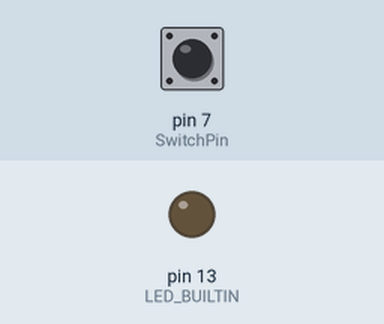
This sketch was run on a simulated Arduino Uno, built with avr-gcc and run on an emulated ATmega328P. Parts: output pins drawn as LEDs (lit = HIGH). The test bench sets the inputs (shaded band); at power-on: pin 7 (SwitchPin) HIGH. No radio packets arrive unless stated.

Above: at 1.2 s.
1.3 s: pin 7 (SwitchPin) pulled LOW for 0.15 s
At 1.37 s:
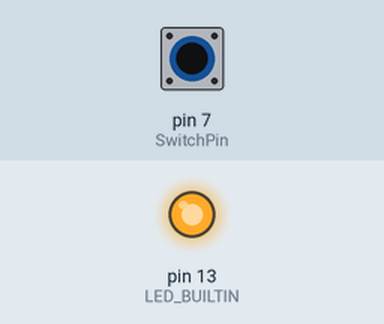
2.9 s: pin 7 (SwitchPin) pulled LOW for 3.2 s
At 7.3 s:
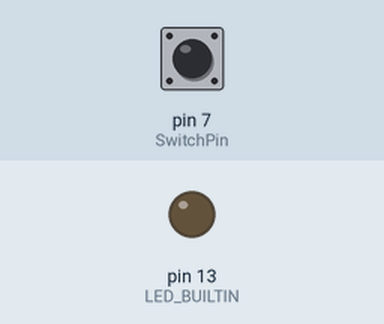
Timing chart, 0 to 8.8 s (numbered marks = the images above; inputs shaded):
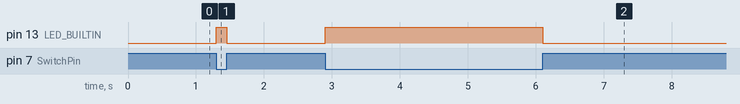

The sketch:

transmitter.ino
```cpp
/*
  Created by Yvan / https://Brainy-Bits.com

  This code is in the public domain...
  You can: copy it, use it, modify it, share it or just plain ignore it!
  Thx!

*/

/* taken from https://www.seeedstudio.com/blog/2019/11/21/nrf24l01-getting-started-arduino-guide/ */

// NRF24L01 Module Tutorial - Code for Transmitter using Arduino NANO

//Include needed Libraries at beginning
#include "nRF24L01.h" //NRF24L01 library created by TMRh20 https://github.com/TMRh20/RF24
#include "RF24.h"
#include "SPI.h"

#define SwitchPin 7 // Arcade switch is connected to Pin 8 on NANO
int SentMessage[1] = {000}; // Used to store value before being sent through the NRF24L01

RF24 radio(9, 10); // NRF24L01 used SPI pins + Pin 9 and 10 on the UNO

const uint64_t pipe = 0x0000EDB15DEE; // Needs to be the same for communicating between 2 NRF24L01

void setup(void) {

  //  Serial.begin(9600);
  pinMode(LED_BUILTIN, OUTPUT);
  pinMode(SwitchPin, INPUT_PULLUP); // Define the arcade switch NANO pin as an Input using Internal Pullups
  digitalWrite(SwitchPin, HIGH); // Set Pin to HIGH at beginning
  const uint64_t pipe = 0xE6E6E6E6E6E6; // Needs to be the same for communicating between 2 NRF24L01
  radio.begin(); // Start the NRF24L01
  radio.openWritingPipe(pipe); // Get NRF24L01 ready to transmit
}

void loop(void) {

  if (digitalRead(SwitchPin) == LOW) { // If Switch is Activated
    SentMessage[0] = 111;
    radio.write(SentMessage, 1); // Send value through NRF24L01
    //    Serial.println("pressed");
    digitalWrite(LED_BUILTIN, HIGH);
  }
  else {
    SentMessage[0] = 000;
    radio.write(SentMessage, 1);
    digitalWrite(LED_BUILTIN, LOW);
  }
}
```

Measured:
- after the input at 1.3 s, pin 13 (LED_BUILTIN): LOW → HIGH at once, → LOW 0.15 s later
- after the input at 2.9 s, pin 13 (LED_BUILTIN): LOW → HIGH at once, → LOW 3.2 s later
